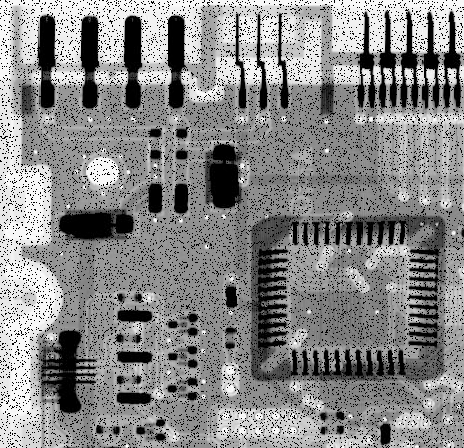
#> input picture images/Anh_nhieu_hat_tieu.tif, 464 x 448 px, found by its file name
$ python Khoi_phuc_anh_loc_midpoint.py
#> lines starting #> are read from the running program, lines starting #| are printed output that depends on the picture; pictures that were not available may be replaced by others from this repository, and a replacement may not be noted
import numpy as np
import cv2
import matplotlib.pyplot as plt


def Loc_TKTT_Midpoint(img, ksize):
    m, n = img.shape
    img_ket_qua_anh_loc_Midpoint = np.zeros([m, n])
    h=(ksize -1) // 2
    padded_img = np.pad(img, (h, h), mode='reflect')
    for i in range(m):
        for j in range(n):
            vung_anh_kich_thuoc_k = padded_img[i:i+ksize,j:j+ksize]
            gia_tri_Max = np.max(vung_anh_kich_thuoc_k)
            gia_tri_Min = np.min(vung_anh_kich_thuoc_k)
            img_ket_qua_anh_loc_Midpoint[i, j] = (gia_tri_Max + gia_tri_Min)/2
    return img_ket_qua_anh_loc_Midpoint

if __name__ == "__main__":

    img_nhieu_hat_tieu = cv2.imread('Anh_nhieu_hat_tieu.tif', 0)
#> img_nhieu_hat_tieu is the input picture: shape (448, 464); min 0, max 255, mean 135.7
    img_nhieu_muoi = cv2.imread('Anh_nhieu_muoi.tif', 0)
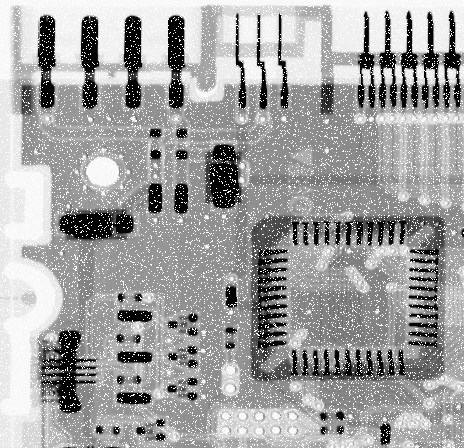
#> input picture images/Anh_nhieu_muoi.tif, 464 x 448 px, found by its file name
#> img_nhieu_muoi is the input picture: shape (448, 464); min 0, max 255, mean 161.2
    img_nhieu_dong_nhat = cv2.imread('Anh_nhieu_DN_de_loc_MidPoint.tif', 0)
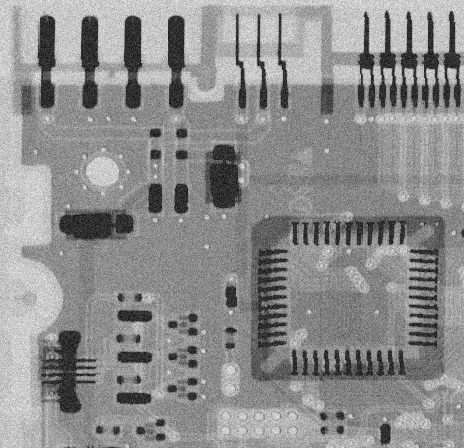
#> input picture images/Anh_nhieu_de_loc_Trung_binh.tif, 464 x 448 px, given in place of Anh_nhieu_DN_de_loc_MidPoint.tif, which was not available
#> img_nhieu_dong_nhat is the input picture: shape (448, 464); min 0, max 255, mean 141.7
    ksize = 5 # Để lọc ảnh Midpoint
    alpha = 0.25

    img_KQ_MidPoint= Loc_TKTT_Midpoint(img_nhieu_dong_nhat , ksize)
#> in Loc_TKTT_Midpoint, `padded_img = np.pad(img, (h, h), mode='reflect')`:
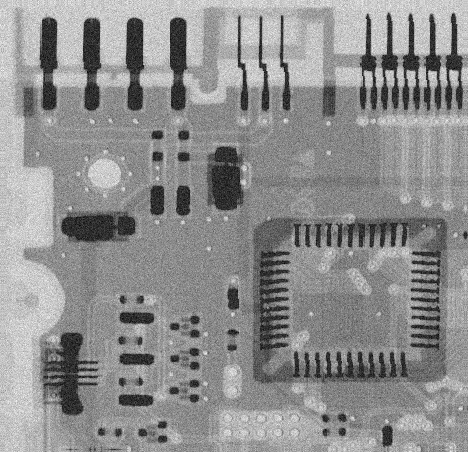
#> padded_img: shape (452, 468); min 0, max 255, mean 142.3
#> after the loop in Loc_TKTT_Midpoint, `for i in range(m):`:
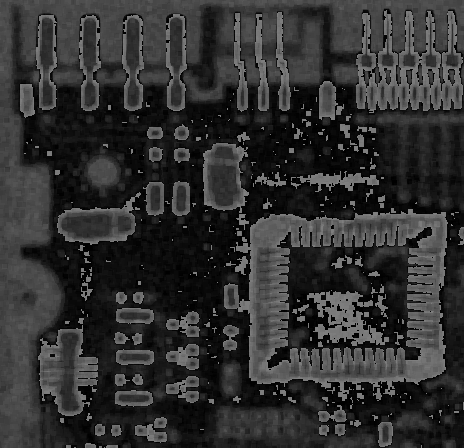
#> img_ket_qua_anh_loc_Midpoint: shape (448, 464) float64; min 0, max 127.5, mean 48.4

    fig = plt.figure(figsize=(16, 9))     # Thiết lập vùng (cửa sổ) vẽ
    (ax1, ax2), (ax3,ax4) = fig.subplots(2, 2)        # Thiết lập 2 vùng con ax1, ax2
    ax1.imshow(img_nhieu_dong_nhat, cmap='gray')      # Hiển thị ảnh gốc vùng ax1
    ax1.set_title("ảnh gốc bị nhiễu đồng nhất")             # Thiết lập tiêu đề vùng ax1
    ax1.axis("off")

    ax2.imshow(img_KQ_MidPoint, cmap='gray')       # Hiển thị ảnh sau khi lọc
    ax2.set_title("ảnh sau khi lọc MidPoint") # Thiết lập tiêu đề vùng ax2
    ax2.axis("off")

    ax3.axis("off")

    plt.show()
